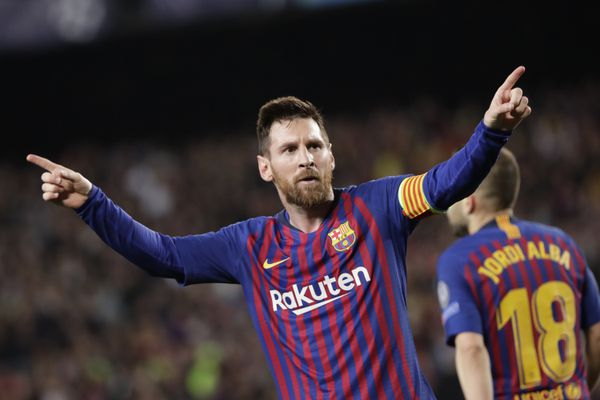
#> input picture messi.jpg, 600 x 400 px, given in place of the camera
$ python fingertracker.py   (older library calls are emulated)
#> lines starting #> are read from the running program, lines starting #| are printed output that depends on the picture; after the words box and inside, x2 and y2 are one past the last pixel; in counts of white or black regions, pixels touching at a corner belong together
import cv2
import time

cap = cv2.VideoCapture(0)

topmost = []
points = [(200,200)]
while(1):
    _, frame = cap.read()
#> frame is the input picture: shape (400, 600, 3); mean B, G, R 53, 48.2, 60.4
    final = frame
    frame = cv2.cvtColor(frame, cv2.COLOR_BGR2HSV)
#> frame: shape (400, 600, 3); mean H, S, V 71, 78, 69.1
    final = cv2.flip(final, 1)
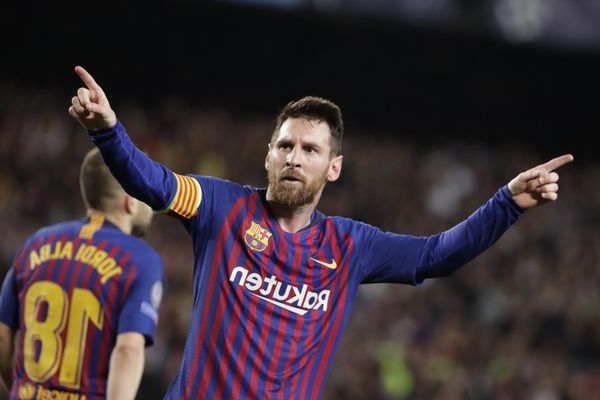
#> final: shape (400, 600, 3); mean B, G, R 53, 48.2, 60.4
    #frame = cv2.fastNlMeansDenoisingColored(frame,None,10,10,7,21)
    mask = cv2.inRange(frame, (0,70,50),(10,255,225))
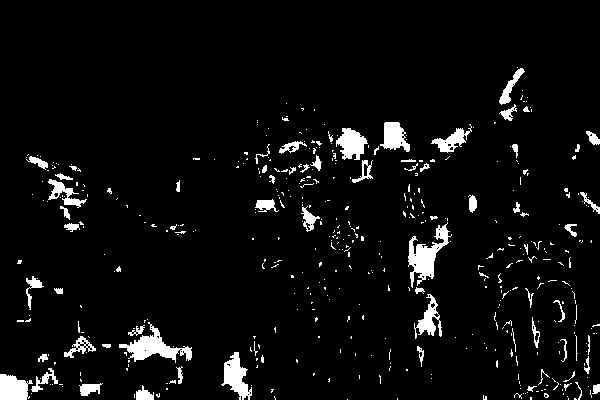
#> mask: shape (400, 600); 5.1% white; 462 white regions (390 under 20 px), largest, box (x1, y1, x2, y2) and area: (408, 222, 452, 288) 1069, (119, 322, 192, 363) 1035, (221, 352, 252, 400) 728
    mask = cv2.flip( mask, 1 )
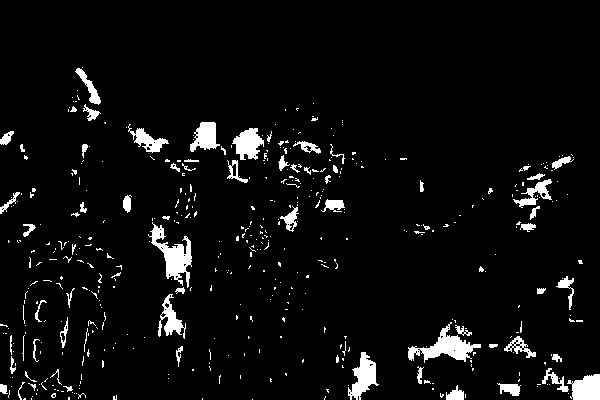
#> mask: shape (400, 600); 5.1% white; 462 white regions (390 under 20 px)
    im2, contours, hierarchy = cv2.findContours(mask,cv2.RETR_TREE,cv2.CHAIN_APPROX_SIMPLE)
#> contours = 534 contours, 486 with area under 20; largest, box (x1, y1, x2, y2) and area: (148, 222, 192, 288) 926, (408, 322, 481, 363) 912, (348, 352, 379, 400) 651, (567, 374, 600, 400) 591, (232, 128, 264, 160) 571
    cv2.drawContours( mask, contours, 3, (0,255,0), 3)
#> mask: shape (400, 600); 5.1% white; 461 white regions (389 under 20 px), largest, box (x1, y1, x2, y2) and area: (148, 222, 192, 288) 1069, (408, 322, 481, 363) 1035, (348, 352, 379, 400) 728
    cnt = contours[-1]
#> cnt = [[82, 67]]
    topmost = tuple(cnt[cnt[:,:,1].argmin()][0])
#> topmost = (82, 67)

    points.append(topmost)
    cv2.line(final, points[-1], points[-2], (255,0,0),3)
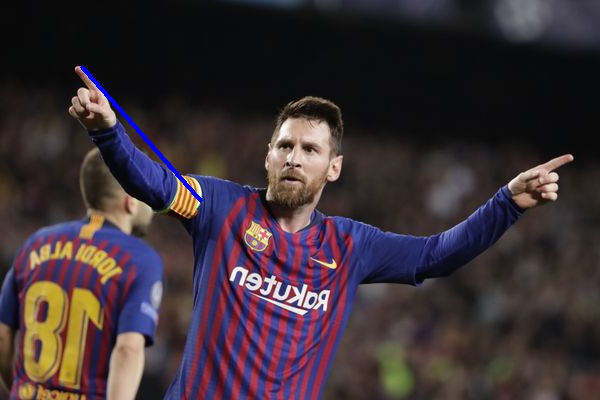
#> final: shape (400, 600, 3); 0.32% of pixels changed, all inside (x1, y1, x2, y2) = (80, 65, 203, 203)

    cv2.imshow('mask', mask)
    cv2.imshow('img', frame)
    cv2.imshow('final', final)

    if cv2.waitKey(1) & 0xFF == ord("q"):
#> (key q is pressed here)
        break
    time.sleep(0.1)


cap.release()
cv2.destroyAllWindows()
